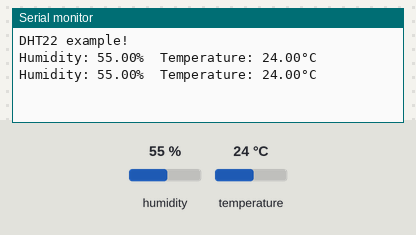
Simulated run of this sketch. Board: Arduino Uno, built with avr-gcc and run on an emulated ATmega328P. On the bench: the last lines printed to the serial monitor. The inputs (shaded band) are chosen by the test bench; at power-on: humidity 55 %, temperature 24 °C.

Above: at 2.8 s.
2.9 s: humidity set to 22 %
At 5.2 s:
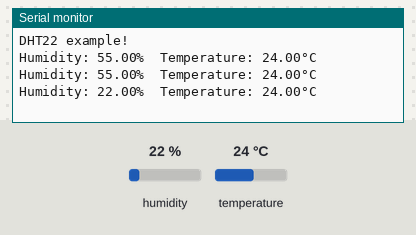
5.6 s: temperature set to 12 °C
At 7.1 s:
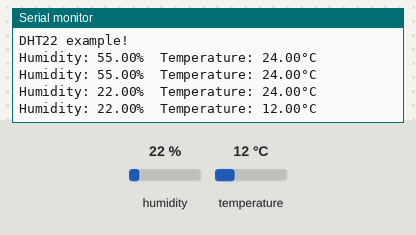
8.3 s: humidity set to 40 %
At 10.6 s:
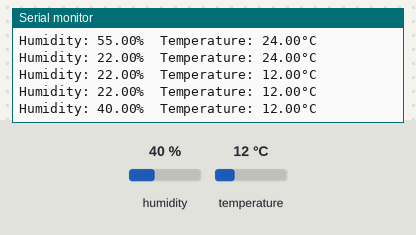
Timing chart, 0 to 12.1 s (numbered marks = the images above; inputs shaded):
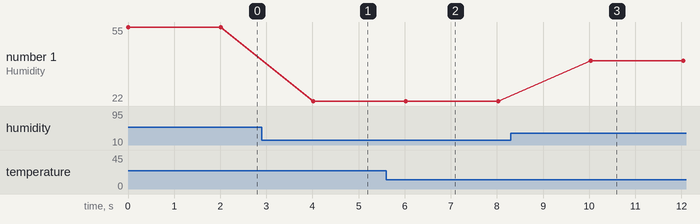

Measured:
- after the input at 2.9 s, the serial monitor: prints a new line after 1.1 s (image 1)
- after the input at 5.6 s, the serial monitor: prints a new line after 0.43 s (image 2)
- after the input at 8.3 s, the serial monitor: prints a new line after 1.7 s (image 3)
- plotted number 1: 22 → 40 after the input at 8.3 s

The sketch:

dht22.ino
```cpp
#include "DHT.h"

#define DHTPIN 2
#define DHTTYPE DHT22   // DHT 22  (AM2302), AM2321

DHT dht(DHTPIN, DHTTYPE);

void setup() {
  Serial.begin(115200);
  Serial.println(F("DHT22 example!"));

  dht.begin();
}

void loop() {
  float temperature = dht.readTemperature();
  float humidity = dht.readHumidity();

  // Check if any reads failed and exit early (to try again).
  if (isnan(temperature) || isnan(humidity)) {
    Serial.println(F("Failed to read from DHT sensor!"));
    return;
  }

  Serial.print(F("Humidity: "));
  Serial.print(humidity);
  Serial.print(F("%  Temperature: "));
  Serial.print(temperature);
  Serial.println(F("°C "));

  // Wait a few seconds between measurements.
  delay(2000);
}

/*digram.json
{
  "version": 1,
  "author": "Uri Shaked",
  "editor": "wokwi",
  "parts": [
    {
      "id": "uno",
      "type": "wokwi-arduino-uno",
      "top": 160,
      "left": 20
    },
    {
      "id": "dht",
      "type": "wokwi-dht22",
      "top": 0,
      "left": 70
    }
  ],
  "connections": [
    ["uno:GND.1", "dht:GND", "black", ["v-20", "*", "v5"]],
    ["uno:2", "dht:SDA", "green", ["v-16", "*", "h0"]],
    ["uno:5V", "dht:VCC", "red", ["v20", "*", "h0"]]
  ]
}

*/
```

blinkled.c
```cpp
void setup() {
  pinMode(0,OUTPUT);
  pinMode(1,OUTPUT);
  pinMode(2,OUTPUT);
}

void loop() {
  digitalWrite(2,HIGH);
  delay(1000);
  digitalWrite(2, LOW);
  delay(1000);
  digitalWrite(1,HIGH);
  delay(1000);
  digitalWrite(1, LOW);
  delay(1000);
  digitalWrite(0,HIGH);
  delay(1000);
  digitalWrite(0, LOW);
  delay(1000);
}


/*diagram.json

{
  "version": 1,
  "author": "muruganantham G",
  "editor": "wokwi",
  "parts": [
    { "type": "wokwi-arduino-uno", "id": "uno", "top": 150.3, "left": -240.69, "attrs": {} },
    {
      "type": "wokwi-led",
      "id": "led1",
      "top": -0.65,
      "left": -54.97,
      "attrs": { "color": "green" }
    },
    {
      "type": "wokwi-led",
      "id": "led2",
      "top": 2.14,
      "left": -119.62,
      "attrs": { "color": "red" }
    },
    {
      "type": "wokwi-led",
      "id": "led3",
      "top": 1.38,
      "left": -187.89,
      "attrs": { "color": "blue" }
    },
    {
      "type": "wokwi-resistor",
      "id": "r1",
      "top": 86.78,
      "left": -175.58,
      "rotate": 90,
      "attrs": { "value": "1000" }
    },
    {
      "type": "wokwi-resistor",
      "id": "r2",
      "top": 89.08,
      "left": -103.47,
      "rotate": 90,
      "attrs": { "value": "1000" }
    },
    {
      "type": "wokwi-resistor",
      "id": "r3",
      "top": 85.25,
      "left": -21.38,
      "rotate": 90,
      "attrs": { "value": "1000" }
    }
  ],
  "connections": [
    [ "led2:C", "uno:GND.1", "red", [ "v83.45", "h-20.57" ] ],
    [ "led3:C", "uno:GND.1", "red", [ "v97.25", "h47.7" ] ],
    [ "led1:C", "uno:GND.1", "red", [ "v102.35", "h-85.22" ] ],
    [ "r1:2", "uno:13", "black", [ "h31.25", "v37.46" ] ],
    [ "led3:A", "r1:1", "black", [ "v19.77", "h14.92" ] ],
    [ "led2:A", "r2:1", "black", [ "v22.08", "h22.6" ] ],
    [ "r2:2", "uno:8", "black", [ "h6.7", "v33.63" ] ],
    [ "led1:A", "r3:1", "black", [ "v17.96", "h39.27" ] ],
    [ "r3:2", "uno:4", "black", [ "h-30.89", "v36.69" ] ]
  ],
  "dependencies": {}
}

*/
```
